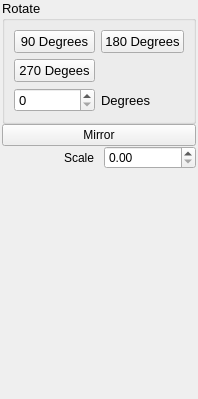
       <widget class="QWidget" name="pageBasics">
        <property name="geometry">
         <rect>
          <x>0</x>
          <y>0</y>
          <width>198</width>
          <height>399</height>
         </rect>
        </property>
        <property name="sizePolicy">
         <sizepolicy hsizetype="Preferred" vsizetype="Preferred">
          <horstretch>0</horstretch>
          <verstretch>0</verstretch>
         </sizepolicy>
        </property>
        <attribute name="label">
         <string>Basics</string>
        </attribute>
        <layout class="QGridLayout" name="gridLayout_21" rowstretch="0,0,0,0,0,0,0,0">
         <property name="leftMargin">
          <number>2</number>
         </property>
         <property name="topMargin">
          <number>0</number>
         </property>
         <property name="rightMargin">
          <number>2</number>
         </property>
         <property name="bottomMargin">
          <number>0</number>
         </property>
         <property name="horizontalSpacing">
          <number>10</number>
         </property>
         <property name="verticalSpacing">
          <number>0</number>
         </property>
         <item row="4" column="0">
          <widget class="QLabel" name="lblScale">
           <property name="text">
            <string>Scale</string>
           </property>
           <property name="alignment">
            <set>Qt::AlignRight|Qt::AlignTrailing|Qt::AlignVCenter</set>
           </property>
          </widget>
         </item>
         <item row="7" column="0" colspan="2">
          <spacer name="verticalSpacer_9">
           <property name="orientation">
            <enum>Qt::Vertical</enum>
           </property>
           <property name="sizeHint" stdset="0">
            <size>
             <width>20</width>
             <height>40</height>
            </size>
           </property>
          </spacer>
         </item>
         <item row="0" column="0" colspan="2">
          <widget class="QGroupBox" name="groupBox_9">
           <property name="enabled">
            <bool>true</bool>
           </property>
           <property name="maximumSize">
            <size>
             <width>16777215</width>
             <height>16777215</height>
            </size>
           </property>
           <property name="font">
            <font>
             <pointsize>10</pointsize>
            </font>
           </property>
           <property name="title">
            <string>Rotate</string>
           </property>
           <layout class="QGridLayout" name="gridLayout_20">
            <item row="1" column="0">
             <widget class="QPushButton" name="btnRotate270">
              <property name="sizePolicy">
               <sizepolicy hsizetype="Preferred" vsizetype="Fixed">
                <horstretch>0</horstretch>
                <verstretch>0</verstretch>
               </sizepolicy>
              </property>
              <property name="text">
               <string>270 Degees</string>
              </property>
             </widget>
            </item>
            <item row="3" column="1">
             <widget class="QLabel" name="lblRotateDegrees">
              <property name="text">
               <string>Degrees</string>
              </property>
             </widget>
            </item>
            <item row="0" column="0">
             <widget class="QPushButton" name="btnRotate90">
              <property name="sizePolicy">
               <sizepolicy hsizetype="Preferred" vsizetype="Fixed">
                <horstretch>0</horstretch>
                <verstretch>0</verstretch>
               </sizepolicy>
              </property>
              <property name="text">
               <string>90 Degrees</string>
              </property>
             </widget>
            </item>
            <item row="3" column="0">
             <widget class="QSpinBox" name="sbRotateX">
              <property name="sizePolicy">
               <sizepolicy hsizetype="Preferred" vsizetype="Fixed">
                <horstretch>0</horstretch>
                <verstretch>0</verstretch>
               </sizepolicy>
              </property>
              <property name="maximum">
               <number>360</number>
              </property>
             </widget>
            </item>
            <item row="0" column="1">
             <widget class="QPushButton" name="btnRotate180">
              <property name="sizePolicy">
               <sizepolicy hsizetype="Preferred" vsizetype="Fixed">
                <horstretch>0</horstretch>
                <verstretch>0</verstretch>
               </sizepolicy>
              </property>
              <property name="text">
               <string>180 Degrees</string>
              </property>
             </widget>
            </item>
           </layout>
          </widget>
         </item>
         <item row="1" column="0" colspan="2">
          <widget class="QPushButton" name="pbMirror">
           <property name="text">
            <string>Mirror</string>
           </property>
          </widget>
         </item>
         <item row="4" column="1">
          <widget class="QDoubleSpinBox" name="dsbScale"/>
         </item>
        </layout>
       </widget>
